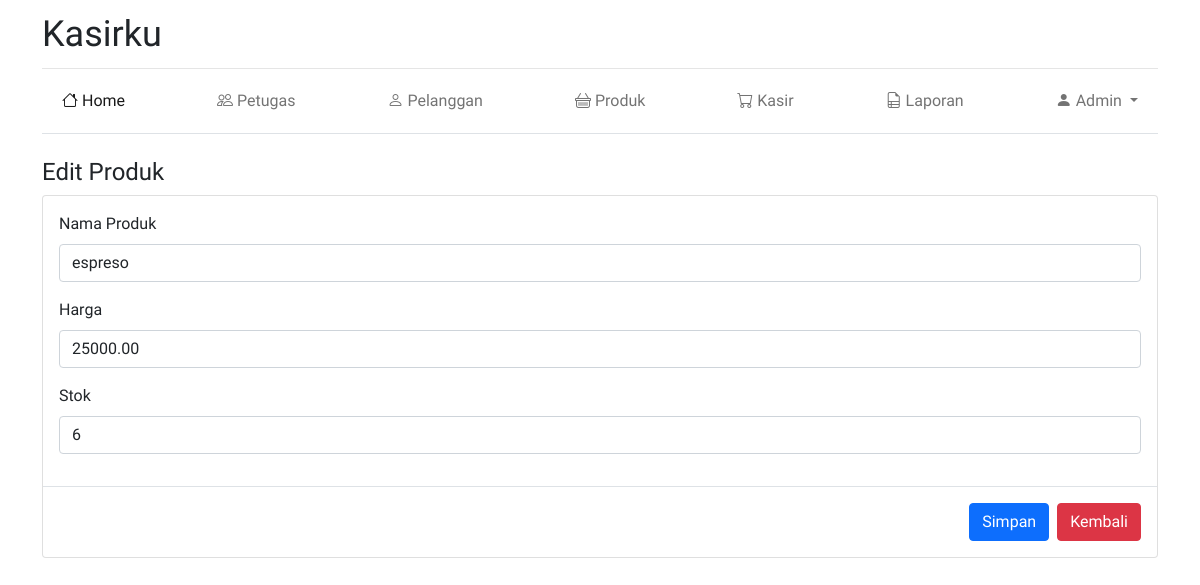
Page /edit_produk.php?id=5 (signed in) on the committed database.
### tables this page shows
CREATE TABLE `produk` (
  `produk_id` int(11) NOT NULL,
  `nama_produk` varchar(255) NOT NULL,
  `harga` decimal(10,2) NOT NULL,
  `stok` int(11) NOT NULL
);

### edit_produk.php (the view, shortened to what this page needs)
<?php
include('koneksi.php');
if(strlen($_SESSION['alogin'])==0)
{
header('location:login.php');
}
else{
?>
<!doctype html>
<html lang="en">
<head>
    <link rel="stylesheet" href="https://cdnjs.cloudflare.com/ajax/libs/twitter-bootstrap/5.0.1/css/bootstrap.min.css">
    <link rel="stylesheet" href="https://cdn.datatables.net/1.11.3/css/dataTables.bootstrap5.min.css">
    <link rel="stylesheet" href="https://cdn.jsdelivr.net/npm/bootstrap-icons@1.6.0/font/bootstrap-icons.css">
    <link href="assets/css/blog.css" rel="stylesheet">
</head>
<body>
    <div class="container">
        <header class="blog-header py-3">
            <div class="row flex-nowrap justify-content-between align-items-center">
                <div class="col-8">
                    <a class="blog-header-logo text-dark" href="#">Kasirku</a>
                </div>
            </div>
        </header>
        <div class="py-1 mb-4 border-bottom">
            <nav class="navbar navbar-expand-lg navbar-light bg-default">
                <div class="container-fluid">
                    <div class="collapse navbar-collapse" id="navbarNavAltMarkup">
                        <div class="navbar-nav">
                            <a class="p-2 nav-link active" href="index.php"><i class="bi bi-house"></i> Home</a>
                            <a class="p-2 nav-link" href="petugas.php"><i class="bi bi-people"></i> Petugas</a>
                            <a class="p-2 nav-link" href="pelanggan.php"><i class="bi bi-person"></i> Pelanggan</a>
                            <a class="p-2 nav-link" href="produk.php"><i class="bi bi-basket"></i> Produk</a>
                            <a class="p-2 nav-link" href="penjualan.php"><i class="bi bi-cart"></i> Kasir</a>
                            <a class="p-2 nav-link" href="laporan.php"><i class="bi bi-file-earmark-ruled"></i> Laporan</a>
                            <div class="nav-item dropdown">
                                <a class="nav-link dropdown-toggle" href="#" id="navbarDropdownMenuLink" role="button" data-bs-toggle="dropdown" aria-expanded="false">
                                    <i class="bi bi-person-fill"></i> Admin
                                </a>
                            </div>
                        </div>
                    </div>
                </div>
            </nav>
        </div>
    </div>
    <main class="container">
        <div class="row g-5 mb-4">
            <div class="col-md-12">
                <h4>Edit Produk</h4>
                <?php
                $id = $_GET['id'];
                $sql = "SELECT * FROM produk WHERE produk_id = '$id'";
                $query = mysqli_query($koneksidb, $sql);
                $result = mysqli_fetch_array($query);
                ?>
                <div class="card mt-2">
                    <div class="card-body">
                        <form method="post" action="proses_edit_produk.php">
                            <div class="mb-3">
                                <label class="form-label">Nama Produk</label>
                                <input type="text" name="nama" class="form-control" id="barang" value="<?php echo $result['nama_produk']; ?>" required>
                            </div>
                            <div class="mb-3">
                                <label class="form-label">Harga</label>
                                <input type="text" name="harga" class="form-control" id="alamat" value="<?php echo $result['harga']; ?>" required>
                            </div>
                            <div class="mb-3">
                                <label class="form-label">Stok</label>
                                <input type="text" name="stok" class="form-control" id="nomer" value="<?php echo $result['stok']; ?>" required>
                            </div>
                    </div>
                    <div class="modal-footer">
                        <button type="submit" class="btn btn-primary">Simpan</button>
                        <a href="produk.php" class="btn btn-danger">Kembali</a>
                    </div>
                </div>
            </div>
        </div>
    </main>
</body>
</html>
<?php } ?>

### assets/css/blog.css (style rules this page uses)
body { font-family: 'Abel', sans-serif; }
.blog-header { line-height: 1; border-bottom: 1px solid #e5e5e5; }
.blog-header-logo { font-size: 2.25rem; text-decoration: none; }
.navbar-nav { width: 100%; flex: auto; justify-content: space-between; }

### rows in the picture
produk: nama "espreso", harga "25000.00", stok "6"
